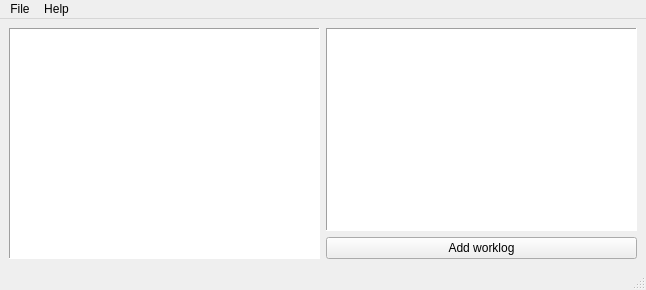
<?xml version="1.0" encoding="UTF-8"?>
<ui version="4.0">
 <class>MainWindow</class>
 <widget class="QMainWindow" name="MainWindow">
  <property name="geometry">
   <rect>
    <x>0</x>
    <y>0</y>
    <width>646</width>
    <height>290</height>
   </rect>
  </property>
  <property name="windowTitle">
   <string>MainWindow</string>
  </property>
  <widget class="QWidget" name="centralwidget">
   <layout class="QGridLayout" name="gridLayout">
    <item row="0" column="0" rowspan="2">
     <widget class="QTreeView" name="taskTreeView">
      <property name="contextMenuPolicy">
       <enum>Qt::CustomContextMenu</enum>
      </property>
      <property name="frameShape">
       <enum>QFrame::Panel</enum>
      </property>
     </widget>
    </item>
    <item row="0" column="1">
     <widget class="QTableView" name="workLogTableView">
      <property name="contextMenuPolicy">
       <enum>Qt::CustomContextMenu</enum>
      </property>
      <property name="frameShape">
       <enum>QFrame::Panel</enum>
      </property>
     </widget>
    </item>
    <item row="1" column="1">
     <widget class="QPushButton" name="btnAddWorkLog">
      <property name="text">
       <string>Add worklog</string>
      </property>
     </widget>
    </item>
   </layout>
  </widget>
  <widget class="QMenuBar" name="menubar">
   <property name="geometry">
    <rect>
     <x>0</x>
     <y>0</y>
     <width>646</width>
     <height>30</height>
    </rect>
   </property>
   <widget class="QMenu" name="menuFile">
    <property name="title">
     <string>File</string>
    </property>
    <addaction name="actionQuit"/>
   </widget>
   <widget class="QMenu" name="menuHelp">
    <property name="title">
     <string>Help</string>
    </property>
    <addaction name="actionAbout"/>
   </widget>
   <addaction name="menuFile"/>
   <addaction name="menuHelp"/>
  </widget>
  <widget class="QStatusBar" name="statusbar"/>
  <action name="actionQuit">
   <property name="text">
    <string>Quit</string>
   </property>
  </action>
  <action name="actionAbout">
   <property name="text">
    <string>About...</string>
   </property>
  </action>
 </widget>
 <resources/>
 <connections/>
</ui>
